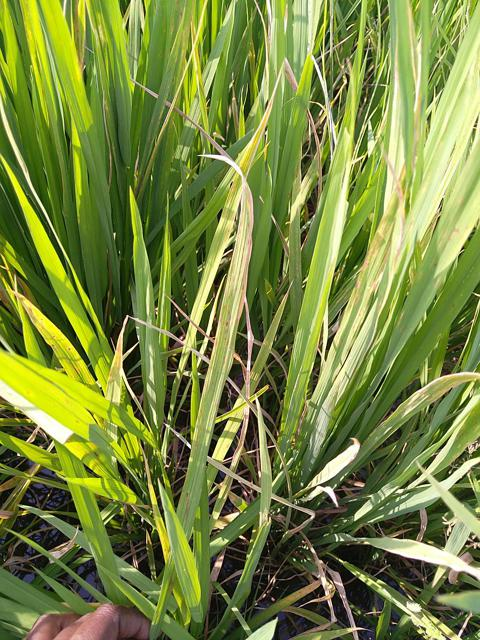
#> input picture 100234.jpg, 480 x 640 px, found by its file name
$ jupyter execute Untitled5.ipynb
#> lines starting #> are read from the running program, lines starting #| are printed output that depends on the picture; after the words box and inside, x2 and y2 are one past the last pixel; in counts of white or black regions, pixels touching at a corner belong together
#> in edge_detection, img_bgr is the input picture: shape (640, 480, 3); mean B, G, R 65.4, 136.1, 120.8
#> in edge_detection, `img_gray = cv2.cvtColor(img_bgr, cv2.COLOR_BGR2GRAY)`:
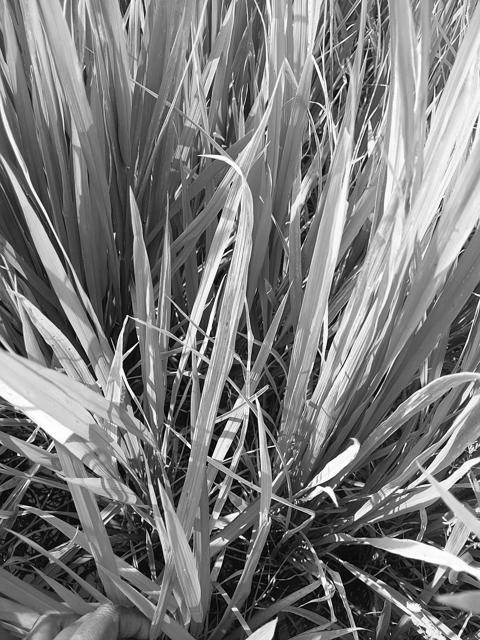
#> img_gray: shape (640, 480); min 0, max 255, mean 123.4
#> in edge_detection, `edges = cv2.Canny(img_gray, threshold1=50, threshold2=150)`:
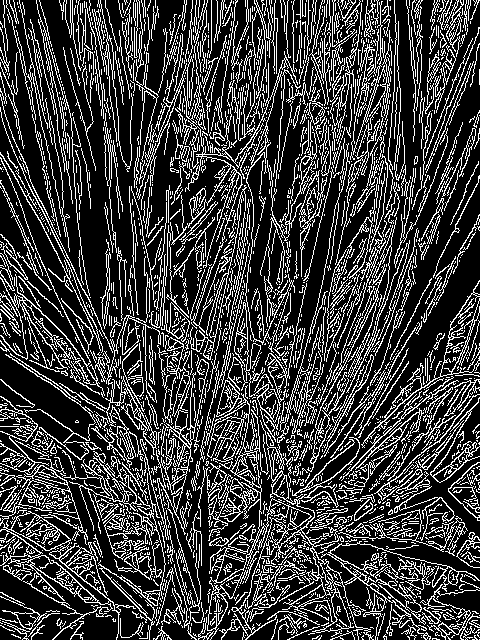
#> edges: shape (640, 480); 24% white in thin lines or dots
#> in edge_detection, `edges_colored = cv2.cvtColor(edges, cv2.COLOR_GRAY2BGR)`: edges_colored: shape (640, 480, 3); 24% white in thin lines or dots
#> in edge_detection, `img_with_edges[edges == 255] = [0, 0, 255]`:
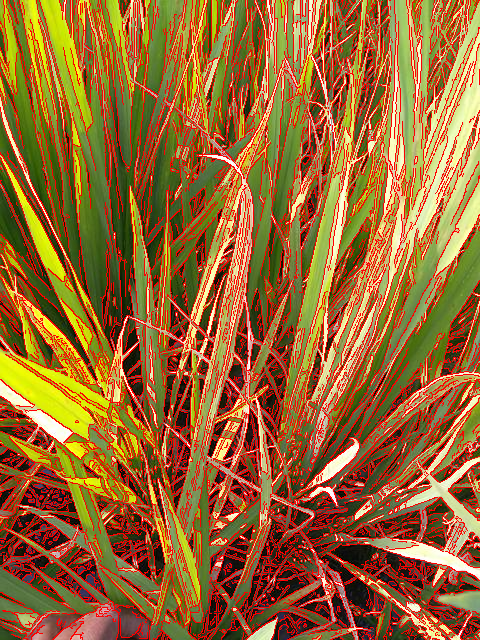
#> img_with_edges: shape (640, 480, 3); mean B, G, R 49.3, 104.1, 153
[cell 1]
import cv2
import numpy as np
import matplotlib.pyplot as plt

def detect_leaf_and_remove_background(image_path):
    # Load the original image
    img = cv2.imread(image_path)
    img_rgb = cv2.cvtColor(img, cv2.COLOR_BGR2RGB)

    # Convert image to HSV and create a mask for green regions (leaf color range)
    hsv = cv2.cvtColor(img, cv2.COLOR_BGR2HSV)
#> hsv: shape (640, 480, 3); mean H, S, V 38.7, 142.8, 138.1
    lower_green = np.array([25, 40, 40])
    upper_green = np.array([90, 255, 255])
    mask = cv2.inRange(hsv, lower_green, upper_green)
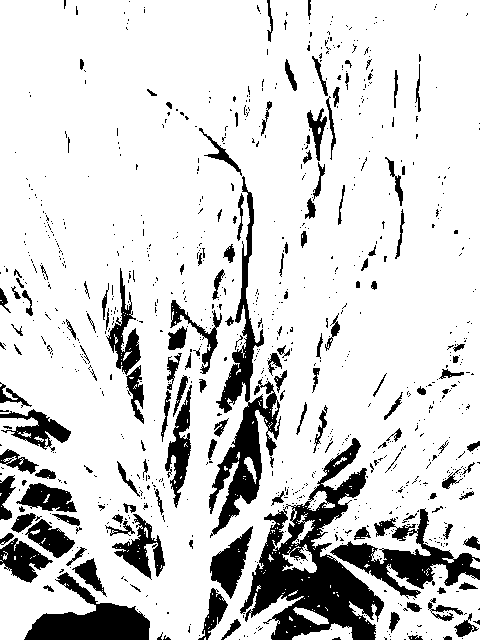
#> mask: shape (640, 480); 83.5% white; 931 black regions (783 under 20 px), largest, box (x1, y1, x2, y2) and area: (240, 438, 384, 640) 10851, (209, 176, 281, 538) 6100, (330, 508, 480, 599) 4175

    # Apply mask to keep only the leaf
    leaf_only = cv2.bitwise_and(img, img, mask=mask)
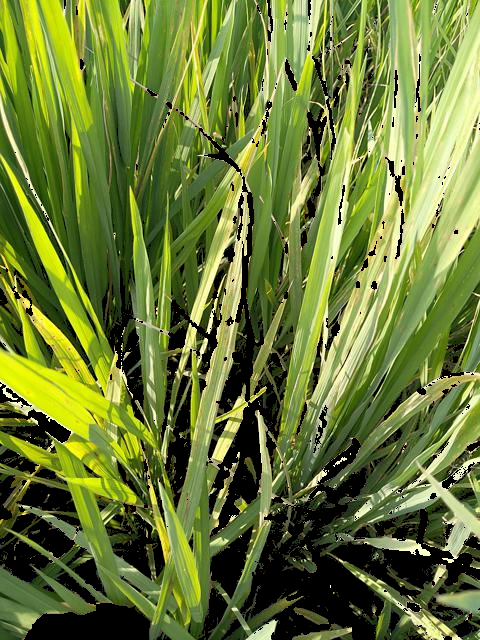
#> leaf_only: shape (640, 480, 3); mean B, G, R 54.6, 122.7, 106.1

    return img_rgb, leaf_only, mask

def edge_detection_and_closed_curve(img, mask):
    # Apply Canny edge detection
    edges = cv2.Canny(mask, threshold1=50, threshold2=150)
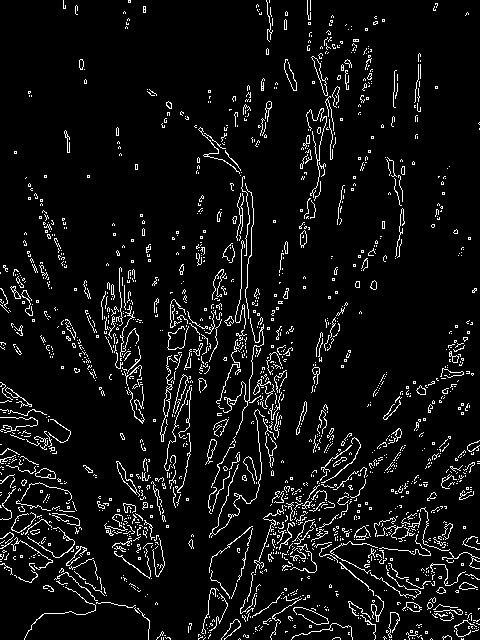
#> edges: shape (640, 480); 6.4% white in thin lines or dots

    # Find contours on the edge-detected image
    contours, _ = cv2.findContours(edges, cv2.RETR_EXTERNAL, cv2.CHAIN_APPROX_SIMPLE)
#> contours = 1689 contours, 1651 with area under 20; largest, box (x1, y1, x2, y2) and area: (116, 461, 140, 497) 156, (311, 56, 328, 96) 150, (35, 468, 56, 479) 136, (160, 355, 173, 442) 132, (205, 439, 217, 465) 92

    # Create a blank mask to draw closed curves (contours)
    closed_curve_mask = np.zeros_like(mask)
    cv2.drawContours(closed_curve_mask, contours, -1, (255), thickness=cv2.FILLED)
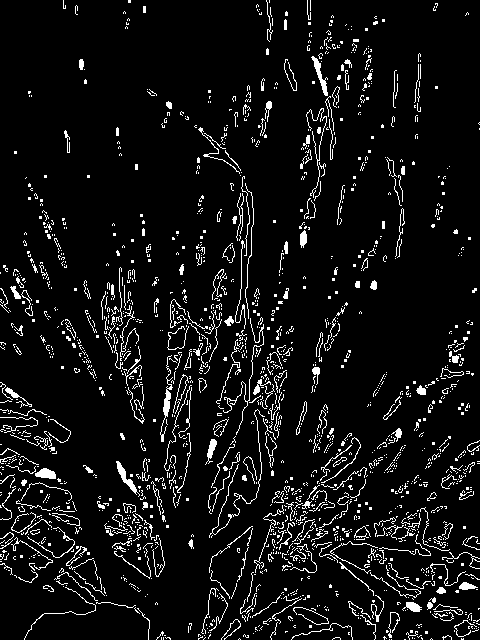
#> closed_curve_mask: shape (640, 480); 7% white in thin lines or dots

    # Apply the mask to crop the leaf region from the original image
    cropped_leaf = cv2.bitwise_and(img, img, mask=closed_curve_mask)
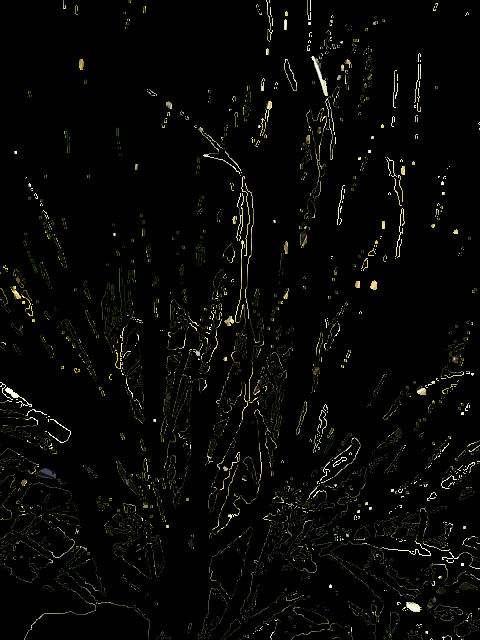
#> cropped_leaf: shape (640, 480, 3); mean R, G, B 6.7, 6.8, 4.4

    return edges, cropped_leaf
def edge_detection(image_path):
    # Load the image in color (BGR format)
    img_bgr = cv2.imread(image_path)

    # Convert the image to grayscale for edge detection
    img_gray = cv2.cvtColor(img_bgr, cv2.COLOR_BGR2GRAY)

    # Apply Canny edge detection
    edges = cv2.Canny(img_gray, threshold1=50, threshold2=150)

    # Convert the edges to 3-channel color format (BGR)
    edges_colored = cv2.cvtColor(edges, cv2.COLOR_GRAY2BGR)

    # Color the detected edges (highlight in red for visibility)
    img_with_edges = img_bgr.copy()
    img_with_edges[edges == 255] = [0, 0, 255]  # Red color for the edges

    return img_bgr, edges_colored, img_with_edges

# Path to the leaf image
image_path = r"C:\Users\acer\Downloads\PADDY IMAGES\bacterial_leaf_blight\100234.jpg"  # Replace with your image path
# Step 1: Perform edge detection in color
original_img, edges_colored, img_with_edges = edge_detection(image_path)

# Display the results
plt.figure(figsize=(12, 6))

# Display the original image
plt.subplot(1, 3, 1)
plt.imshow(cv2.cvtColor(original_img, cv2.COLOR_BGR2RGB))  # Convert to RGB for correct display in matplotlib
plt.title("Original Image")
plt.axis('off')

# Display the edge detection with the original color
plt.subplot(1, 3, 2)
plt.imshow(cv2.cvtColor(img_with_edges, cv2.COLOR_BGR2RGB))  # Show edges highlighted in red on the original image
plt.title("Edge Detection in Color (Red Edges)")
plt.axis('off')
def superimpose_images(original_img, edges_img):
    # Convert edge image to 3-channel format
    edges_img_color = cv2.cvtColor(edges_img, cv2.COLOR_GRAY2BGR)
#> edges_img_color: shape (640, 480, 3); 6.4% white in thin lines or dots

    # Superimpose the edge-detected image on the original
    superimposed_img = cv2.addWeighted(original_img, 0.7, edges_img_color, 0.3, 0)
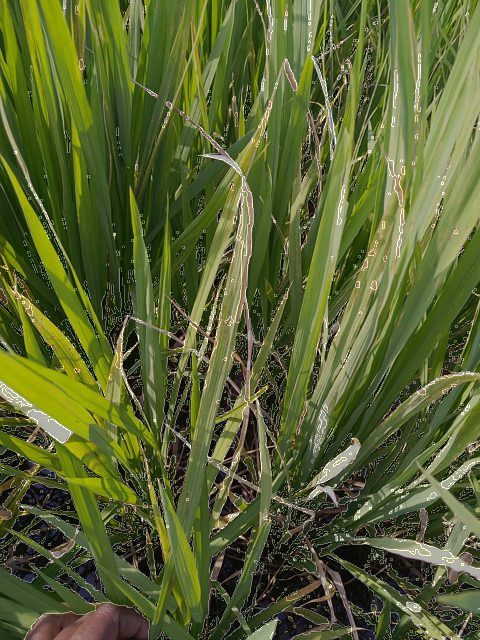
#> superimposed_img: shape (640, 480, 3); mean R, G, B 89.5, 100.2, 50.7

    return superimposed_img

def calculate_disease_severity(mask):
    # Calculate the percentage of affected area based on the mask
    total_area = mask.shape[0] * mask.shape[1]
#> total_area = 307200
    affected_area = np.sum(mask == 255)  # Count white pixels (affected areas)
#> affected_area = 256490
    severity_ratio = affected_area / total_area
#> severity_ratio = 0.835

    return severity_ratio * 100  # Return as a percentage

def classify_disease(severity_ratio, threshold=15.0):
    # Classify as healthy or diseased based on severity threshold
    if severity_ratio < threshold:
        return "Healthy"
    else:
        return "Diseased"

# Path to the leaf image
image_path = r"C:\Users\acer\Downloads\PADDY IMAGES\bacterial_leaf_blight\100234.jpg"  # Replace with your image path

# Step 1: Detect leaf and remove background
original_img, leaf_only, mask = detect_leaf_and_remove_background(image_path)

# Step 2: Perform edge detection and ensure closed curves
edges, cropped_leaf = edge_detection_and_closed_curve(original_img, mask)

# Step 3: Superimpose edge-detected image on the original
superimposed_img = superimpose_images(original_img, edges)

# Step 4: Calculate disease severity
severity_ratio = calculate_disease_severity(mask)
#> severity_ratio = 83.49

# Step 5: Classify the leaf based on severity
classification = classify_disease(severity_ratio)
#> classification = 'Diseased'

# [11 lines of commented-out code are left out]

plt.subplot(1, 3, 3)
plt.imshow(superimposed_img)
plt.title(f"Superimposed Image\nClassification: {classification} ({severity_ratio:.2f}% Severity)")
plt.axis('off')

plt.show()
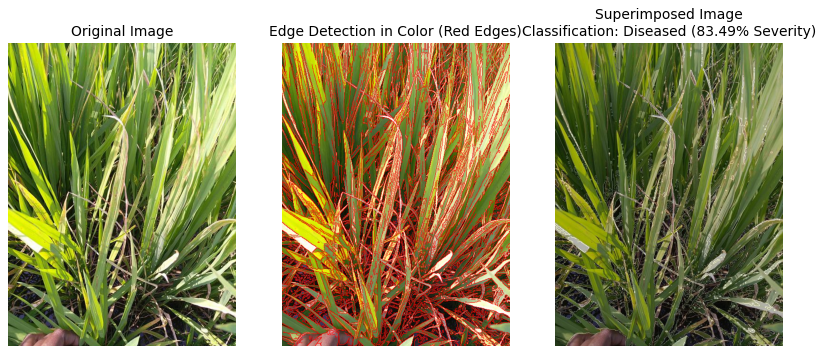
#> figure drawn by matplotlib, 3 panels

print(f"Leaf Classification: {classification}")
#| Leaf Classification: Diseased
print(f"Disease Severity: {severity_ratio:.2f}%")
#| Disease Severity: 83.49%

$ run again, with leaf-blotch-buckeye-guignardia-aesculi-grabowski.jpg copied over 100234.jpg
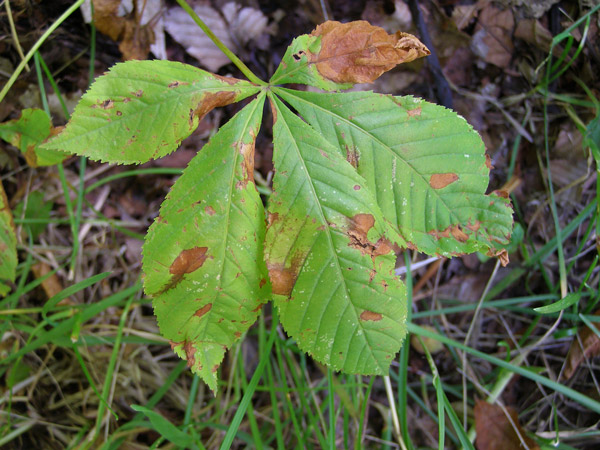
#> input picture leaf-blotch-buckeye-guignardia-aesculi-grabowski.jpg, 600 x 450 px, found by its file name
#> in edge_detection, img_bgr is the input picture: shape (450, 600, 3); mean B, G, R 66.8, 106.8, 93.3
#> edges_colored: shape (450, 600, 3); 18% white in thin lines or dots
#> img_with_edges: shape (450, 600, 3); 17.95% of pixels changed, all inside (x1, y1, x2, y2) = (0, 0, 600, 450)
#> hsv: shape (450, 600, 3); mean H, S, V 53.5, 107, 114
#> mask: shape (450, 600); 54.2% white; 465 black regions (310 under 20 px), largest, box (x1, y1, x2, y2) and area: (185, 0, 600, 251) 42381, (431, 343, 600, 450) 8065, (406, 241, 536, 359) 7765
#> in edge_detection_and_closed_curve, `edges = cv2.Canny(mask, threshold1=50, threshold2=150)`:
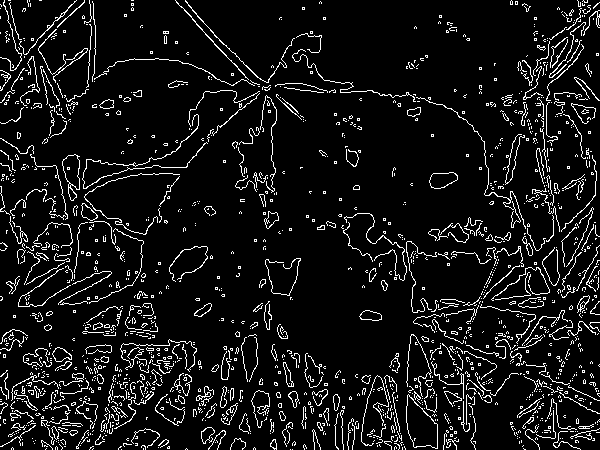
#> edges: shape (450, 600); 8.3% white in thin lines or dots
#> contours = 1536 contours, 1480 with area under 20; largest, box (x1, y1, x2, y2) and area: (406, 394, 438, 449) 1077, (62, 154, 80, 201) 495, (429, 172, 458, 189) 329, (52, 347, 72, 362) 172, (359, 310, 382, 321) 161
#> closed_curve_mask: shape (450, 600); 9.7% white in thin lines or dots
#> edges_img_color: shape (450, 600, 3); 8.3% white in thin lines or dots
#> affected_area = 146381
#> in calculate_disease_severity, `severity_ratio = affected_area / total_area`: severity_ratio = 0.542
#> `severity_ratio = calculate_disease_severity(mask)`: severity_ratio = 54.22
#> classification = 'Diseased'
#> `plt.show()`:
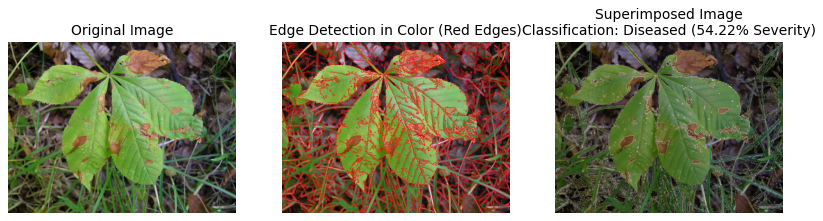
#> figure drawn by matplotlib, 3 panels
#| Leaf Classification: Diseased
#| Disease Severity: 54.22%
